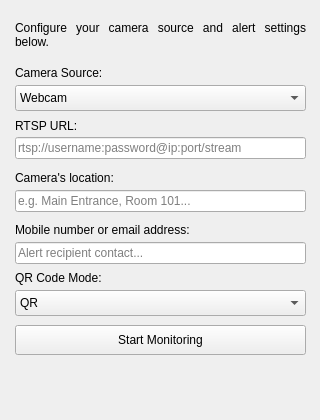
<?xml version="1.0" encoding="UTF-8"?>
<ui version="4.0">
 <class>MainWindow</class>
 <widget class="QMainWindow" name="MainWindow">
  <property name="geometry">
   <rect>
    <x>0</x>
    <y>0</y>
    <width>320</width>
    <height>420</height>
   </rect>
  </property>
  <property name="minimumSize">
   <size>
    <width>320</width>
    <height>380</height>
   </size>
  </property>
  <property name="maximumSize">
   <size>
    <width>320</width>
    <height>480</height>
   </size>
  </property>
  <property name="windowTitle">
   <string>Weapon Detection</string>
  </property>
  <widget class="QWidget" name="centralwidget">
   <widget class="QLabel" name="label_title">
    <property name="geometry">
     <rect>
      <x>15</x>
      <y>10</y>
      <width>291</width>
      <height>50</height>
     </rect>
    </property>
    <property name="text">
     <string>Configure your camera source and alert settings below.</string>
    </property>
    <property name="alignment">
     <set>Qt::AlignJustify|Qt::AlignVCenter</set>
    </property>
    <property name="wordWrap">
     <bool>true</bool>
    </property>
   </widget>
   <widget class="QLabel" name="label_source">
    <property name="geometry">
     <rect>
      <x>15</x>
      <y>65</y>
      <width>120</width>
      <height>16</height>
     </rect>
    </property>
    <property name="text">
     <string>Camera Source:</string>
    </property>
   </widget>
   <widget class="QComboBox" name="source_combo">
    <property name="geometry">
     <rect>
      <x>15</x>
      <y>85</y>
      <width>291</width>
      <height>26</height>
     </rect>
    </property>
    <item>
     <property name="text">
      <string>Webcam</string>
     </property>
    </item>
    <item>
     <property name="text">
      <string>CCTV (RTSP)</string>
     </property>
    </item>
    <item>
     <property name="text">
      <string>Mobile</string>
     </property>
    </item>
   </widget>
   <widget class="QLabel" name="label_rtsp">
    <property name="geometry">
     <rect>
      <x>15</x>
      <y>118</y>
      <width>80</width>
      <height>16</height>
     </rect>
    </property>
    <property name="text">
     <string>RTSP URL:</string>
    </property>
    <property name="visible">
     <bool>false</bool>
    </property>
   </widget>
   <widget class="QLineEdit" name="rtsp_input">
    <property name="geometry">
     <rect>
      <x>15</x>
      <y>137</y>
      <width>291</width>
      <height>22</height>
     </rect>
    </property>
    <property name="placeholderText">
     <string>rtsp://username:password@ip:port/stream</string>
    </property>
    <property name="visible">
     <bool>false</bool>
    </property>
   </widget>
   <widget class="QLabel" name="label_location">
    <property name="geometry">
     <rect>
      <x>15</x>
      <y>170</y>
      <width>120</width>
      <height>16</height>
     </rect>
    </property>
    <property name="text">
     <string>Camera's location:</string>
    </property>
   </widget>
   <widget class="QLineEdit" name="location_input">
    <property name="geometry">
     <rect>
      <x>15</x>
      <y>190</y>
      <width>291</width>
      <height>22</height>
     </rect>
    </property>
    <property name="placeholderText">
     <string>e.g. Main Entrance, Room 101...</string>
    </property>
   </widget>
   <widget class="QLabel" name="label_contact">
    <property name="geometry">
     <rect>
      <x>15</x>
      <y>222</y>
      <width>180</width>
      <height>16</height>
     </rect>
    </property>
    <property name="text">
     <string>Mobile number or email address:</string>
    </property>
   </widget>
   <widget class="QLineEdit" name="contact_input">
    <property name="geometry">
     <rect>
      <x>15</x>
      <y>242</y>
      <width>291</width>
      <height>22</height>
     </rect>
    </property>
    <property name="placeholderText">
     <string>Alert recipient contact...</string>
    </property>
   </widget>
   <widget class="QLabel" name="label_qr_mode">
    <property name="geometry">
     <rect>
      <x>15</x>
      <y>270</y>
      <width>120</width>
      <height>16</height>
     </rect>
    </property>
    <property name="text">
     <string>QR Code Mode:</string>
    </property>
   </widget>
   <widget class="QComboBox" name="qr_mode_combo">
    <property name="geometry">
     <rect>
      <x>15</x>
      <y>290</y>
      <width>291</width>
      <height>26</height>
     </rect>
    </property>
    <item>
     <property name="text">
      <string>QR</string>
     </property>
    </item>
    <item>
     <property name="text">
      <string>No QR</string>
     </property>
    </item>
   </widget>
   <widget class="QPushButton" name="monitoring_button">
    <property name="geometry">
     <rect>
      <x>15</x>
      <y>325</y>
      <width>291</width>
      <height>30</height>
     </rect>
    </property>
    <property name="text">
     <string>Start Monitoring</string>
    </property>
   </widget>
  </widget>
 </widget>
 <resources/>
 <connections/>
</ui>
